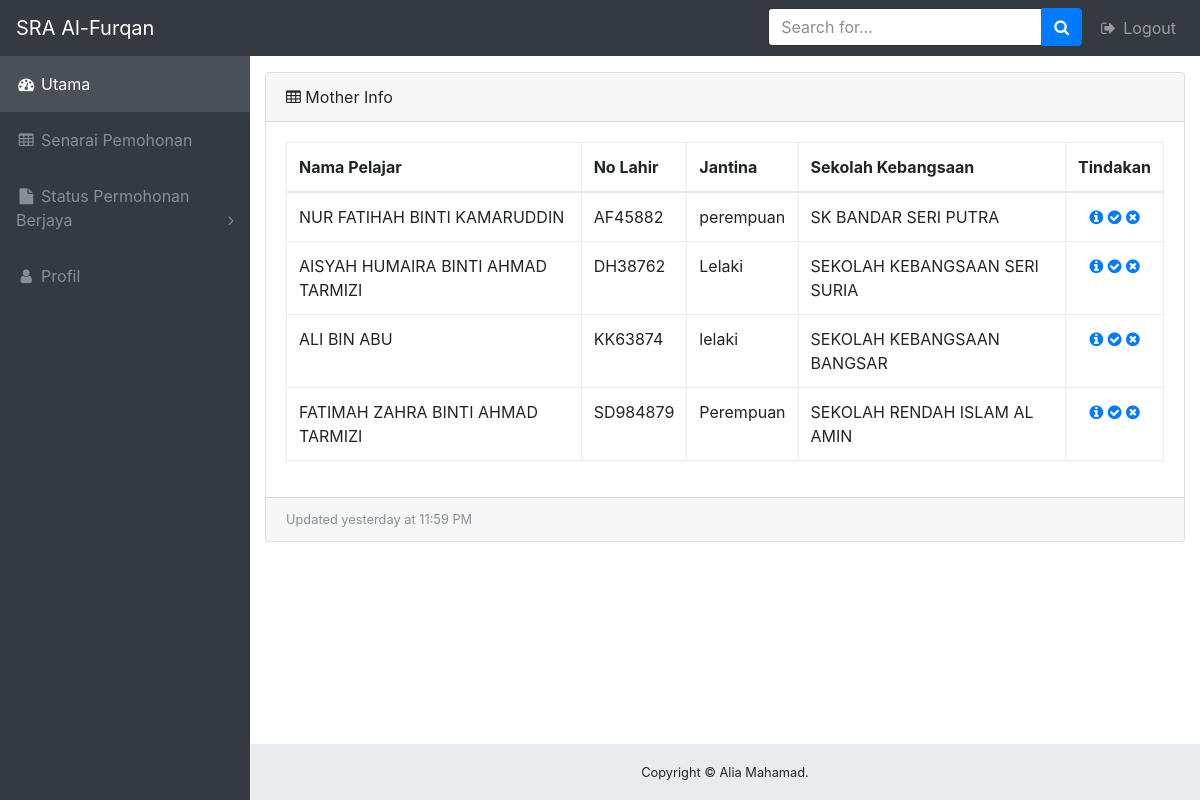
Screenshot of /admin/display_admin.php (signed in) with the database file from the repository.
### tables this page shows
CREATE TABLE `student` (
  `id` int(10) NOT NULL,
  `sesisekolah` varchar(500) NOT NULL,
  `std_name` varchar(100) NOT NULL,
  `std_dob` date NOT NULL,
  `std_nolahir` varchar(255) NOT NULL,
  `std_warga` varchar(255) NOT NULL,
  `std_jantina` varchar(255) NOT NULL,
  `std_penyakit` varchar(255) NOT NULL,
  `std_sk` varchar(255) NOT NULL,
  `fname` varchar(225) NOT NULL,
  `fic` int(50) NOT NULL,
  `fdob` date NOT NULL,
  `fwarga` varchar(225) NOT NULL,
  `fkerja` varchar(225) NOT NULL,
  `fgaji` int(11) NOT NULL,
  `fjawatan` varchar(225) NOT NULL,
  `fofcaddr` varchar(225) NOT NULL,
  `fofcposkod` int(11) NOT NULL,
  `fofcbandar` varchar(225) NOT NULL,
  `fofcnegeri` varchar(225) NOT NULL,
  `fnopejabat` int(11) NOT NULL,
  `fnofon` int(11) NOT NULL,
  `mom_name` varchar(225) NOT NULL,
  `mom_ic` int(11) NOT NULL,
  `mom_dob` date NOT NULL,
  `mom_warga` varchar(225) NOT NULL,
  `mom_kerja` varchar(225) NOT NULL,
  `mom_gaji` int(11) NOT NULL,
  `mom_jawatan` varchar(225) NOT NULL,
  `mom_ofcaddr` varchar(225) NOT NULL,
  `mom_poskod` int(11) NOT NULL,
  `mom_bandar` varchar(225) NOT NULL,
  `mom_negeri` varchar(225) NOT NULL,
  `mom_nopejabat` int(11) NOT NULL,
  `mom_nofon` int(11) NOT NULL,
  `mom_homeaddr` varchar(225) NOT NULL,
  `mom_homeposkod` int(11) NOT NULL,
  `mom_homebandar` varchar(225) NOT NULL,
  `mom_homenegeri` varchar(225) NOT NULL,
  `mom_norumah` int(11) NOT NULL,
  `Tindakan` text NOT NULL
);

### admin/display_admin.php (the view, shortened to what this page needs)
<?php
include_once("../inc/dbconn.php");
include_once("../inc/header_admin.php");
$sql = 'SELECT * FROM student';
$query = mysqli_query($db, $sql);
?>
<html>
  <body>
    <div class="content-wrapper">
      <div class="container-fluid">
        <div class="card mb-3">
          <div class="card-header">
            <i class="fa fa-table"></i>
            Mother Info
          </div>
          <div class="card-body">
            <div class="table-responsive">
              <table class="table table-bordered table-hover" id="dataTable">
                <tr align="center">
                  <tr>
                    <th>Nama Pelajar</th>
                    <th>No Lahir</th>
                    <th>Jantina</th>
                    <th>Sekolah Kebangsaan</th>
                    <th>Tindakan</th>
                  </tr>
                </tr>
                <tbody>
                <?php
                while ($row = mysqli_fetch_array($query)) {
                	echo '<tr>
                			<td>'.$row['std_name'].'</td>
        							<td>'.$row['std_nolahir'].'</td>
        							<td>'.$row['std_jantina'].'</td>
        							<td>'.$row['std_sk'].'</td>
                      <td align="center" >
                      <a href="../admin/displayInfo.php">
                        <i class="fa fa-info-circle"></i>
                      </a>
                      <a href="../user/std_allinfo.php">
                        <i class="fa fa-check-circle"></i>
                      </a>
                      <a href="../user/std_allinfo.php">
                        <i class="fa fa-times-circle"></i>
                      </a>
                      </td>
        						</tr>';
                }
                ?>
                </tbody>
              </table>
            </div>
          </div>
          <div class="card-footer small text-muted">
            Updated yesterday at 11:59 PM
          </div>
        </div>
      </div>
    </div>
    <?php
    include_once("../inc/footer.php");
    ?>

### inc/header_admin.php (shortened to what this page needs)
<!DOCTYPE html>
<html lang="en">
  <head>
    <link href="../vendor/bootstrap/css/bootstrap.min.css" rel="stylesheet">
    <link href="../vendor/font-awesome/css/font-awesome.min.css" rel="stylesheet" type="text/css">
    <link href="../vendor/datatables/dataTables.bootstrap4.css" rel="stylesheet">
    <link href="../css/sb-admin.css" rel="stylesheet">
  </head>
  <body class="fixed-nav sticky-footer bg-dark" id="page-top">
    <nav class="navbar navbar-expand-lg navbar-dark bg-dark fixed-top" id="mainNav">
      <a class="navbar-brand" href="../admin/admin_home.php">SRA Al-Furqan</a>
      <div class="collapse navbar-collapse" id="navbarResponsive">
        <ul class="navbar-nav navbar-sidenav" id="exampleAccordion">
          <li class="nav-item active" data-toggle="tooltip" data-placement="right" title="Utama">
            <a class="nav-link" href="../admin/admin_home.php">
              <i class="fa fa-fw fa-dashboard"></i>
              <span class="nav-link-text">
                Utama</span>
            </a>
          </li>
          <li class="nav-item" data-toggle="tooltip" data-placement="right" title="Tables">
            <a class="nav-link" href="../admin/display_admin.php">
              <i class="fa fa-fw fa-table"></i>
              <span class="nav-link-text">
                Senarai Pemohonan</span>
            </a>
          </li>
          <li class="nav-item" data-toggle="tooltip" data-placement="right" title="Example Pages">
            <a class="nav-link nav-link-collapse collapsed" data-toggle="collapse" href="datatable.php">
              <i class="fa fa-fw fa-file"></i>
              <span class="nav-link-text">
                Status Permohonan <br> Berjaya</span>
            </a>
          </li>
          <li class="nav-item" data-toggle="tooltip" data-placement="right" title="Link">
            <a class="nav-link" href="#">
              <i class="fa fa-user fa-fw"></i>
              <span class="nav-link-text">Profil</span>
            </a>
          </li>
        </ul>
        <ul class="navbar-nav ml-auto">
          <li class="nav-item">
            <form class="form-inline my-2 my-lg-0 mr-lg-2">
              <div class="input-group">
                <input type="text" class="form-control" placeholder="Search for...">
                <span class="input-group-btn">
                  <button class="btn btn-primary" type="button">
                    <i class="fa fa-search"></i>
                  </button>
                </span>
              </div>
            </form>
          </li>
          <li class="nav-item">
              <a class="nav-link" data-toggle="modal" data-target="#exampleModal" href="../index.php"><i class="fa fa-fw fa-sign-out"></i>
              Logout</a>
          </li>
        </ul>
      </div>
    </nav>

### inc/footer.php
<footer class="sticky-footer">
     <div class="container">
       <div class="text-center">
         <small>Copyright &copy; Alia Mahamad.</small>
       </div>
     </div>
   </footer>

### css/sb-admin.css (style rules this page uses)
html { position: relative; min-height: 100%; }
body.sticky-footer { margin-bottom: 56px; }
body.sticky-footer .content-wrapper { min-height: calc(100vh - 56px - 56px); }
body.fixed-nav { padding-top: 56px; }
.content-wrapper { min-height: calc(100vh - 56px); padding-top: 1rem; }
#mainNav .navbar-collapse { overflow: auto; max-height: 75vh; }
#mainNav .navbar-collapse .navbar-nav .nav-item .nav-link { cursor: pointer; }
#mainNav .navbar-collapse .navbar-sidenav .nav-link-collapse:after { float: right; content: '\f107'; font-family: 'FontAwesome'; }
#mainNav .navbar-collapse .navbar-sidenav .nav-link-collapse.collapsed:after { content: '\f105'; }
@media (min-width: 992px) { #mainNav .navbar-brand { width: 250px; } }
@media (min-width: 992px) { #mainNav .navbar-collapse { overflow: visible; max-height: none; } }
@media (min-width: 992px) { #mainNav .navbar-collapse .navbar-sidenav { position: absolute; top: 0; left: 0; overflow-x: hidden; overflow-y: auto; -webkit-flex-direction: column; -ms-flex-direction: column; flex-direction: column; margin-top: 56px; } }
@media (min-width: 992px) { #mainNav .navbar-collapse .navbar-sidenav > .nav-item { width: 250px; padding: 0; } }
@media (min-width: 992px) { #mainNav .navbar-collapse .navbar-sidenav > .nav-item > .nav-link { padding: 1em; } }
#mainNav.navbar-dark .navbar-collapse .navbar-sidenav .nav-link-collapse:after { color: #868e96; }
#mainNav.navbar-dark .navbar-collapse .navbar-sidenav > .nav-item > .nav-link { color: #868e96; }
@media (min-width: 992px) { #mainNav.navbar-dark .navbar-collapse .navbar-sidenav { background: #343a40; } }
@media (min-width: 992px) { #mainNav.navbar-dark .navbar-collapse .navbar-sidenav li.active a { color: white !important; background-color: #495057; } }
@media (min-width: 992px) { #mainNav.fixed-top .navbar-sidenav { height: calc(100vh - 112px); } }
.content-wrapper { overflow-x: hidden; background: white; }
@media (min-width: 992px) { .content-wrapper { margin-left: 250px; } }
footer.sticky-footer { position: absolute; right: 0; bottom: 0; width: 100%; height: 56px; background-color: #e9ecef; line-height: 55px; }
@media (min-width: 992px) { footer.sticky-footer { width: calc(100% - 250px); } }

### rows the page displays
student: std_name "NUR FATIHAH BINTI KAMARUDDIN", std_nolahir "AF45882", std_jantina "perempuan", std_sk "SK BANDAR SERI PUTRA"
student: std_name "AISYAH HUMAIRA BINTI AHMAD TARMIZI", std_nolahir "DH38762", std_jantina "Lelaki", std_sk "SEKOLAH KEBANGSAAN SERI SURIA"
student: std_name "ALI BIN ABU", std_nolahir "KK63874", std_jantina "lelaki", std_sk "SEKOLAH KEBANGSAAN BANGSAR"
student: std_name "FATIMAH ZAHRA BINTI AHMAD TARMIZI", std_nolahir "SD984879", std_jantina "Perempuan", std_sk "SEKOLAH RENDAH ISLAM AL AMIN"
